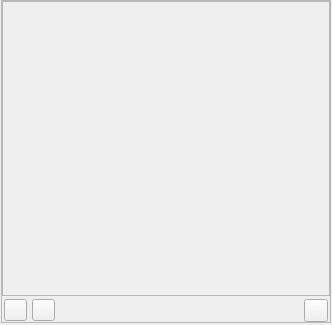
<?xml version="1.0" encoding="UTF-8"?>
<ui version="4.0">
 <class>CountdownTimer</class>
 <widget class="QWidget" name="CountdownTimer">
  <property name="geometry">
   <rect>
    <x>0</x>
    <y>0</y>
    <width>332</width>
    <height>325</height>
   </rect>
  </property>
  <layout class="QVBoxLayout" name="verticalLayout_2" stretch="0">
   <property name="spacing">
    <number>0</number>
   </property>
   <property name="leftMargin">
    <number>0</number>
   </property>
   <property name="topMargin">
    <number>0</number>
   </property>
   <property name="rightMargin">
    <number>0</number>
   </property>
   <property name="bottomMargin">
    <number>0</number>
   </property>
   <item>
    <widget class="QWidget" name="mainWidget" native="true">
     <layout class="QVBoxLayout" name="verticalLayout">
      <property name="spacing">
       <number>0</number>
      </property>
      <property name="leftMargin">
       <number>1</number>
      </property>
      <property name="topMargin">
       <number>0</number>
      </property>
      <property name="rightMargin">
       <number>1</number>
      </property>
      <property name="bottomMargin">
       <number>2</number>
      </property>
      <item>
       <widget class="QFrame" name="frame">
        <property name="frameShape">
         <enum>QFrame::StyledPanel</enum>
        </property>
        <property name="frameShadow">
         <enum>QFrame::Sunken</enum>
        </property>
        <layout class="QVBoxLayout" name="verticalLayout_4">
         <property name="spacing">
          <number>0</number>
         </property>
         <property name="leftMargin">
          <number>0</number>
         </property>
         <property name="topMargin">
          <number>0</number>
         </property>
         <property name="rightMargin">
          <number>0</number>
         </property>
         <property name="bottomMargin">
          <number>0</number>
         </property>
         <item>
          <widget class="QWidget" name="stackedMixerArea" native="true">
           <layout class="QVBoxLayout" name="verticalLayout_5">
            <property name="leftMargin">
             <number>0</number>
            </property>
            <property name="topMargin">
             <number>0</number>
            </property>
            <property name="rightMargin">
             <number>0</number>
            </property>
            <property name="bottomMargin">
             <number>1</number>
            </property>
            <item>
             <widget class="QScrollArea" name="scrollArea">
              <property name="widgetResizable">
               <bool>true</bool>
              </property>
              <widget class="QWidget" name="scrollAreaWidgetContents">
               <property name="geometry">
                <rect>
                 <x>0</x>
                 <y>0</y>
                 <width>326</width>
                 <height>289</height>
                </rect>
               </property>
               <layout class="QVBoxLayout" name="verticalLayout_6">
                <property name="leftMargin">
                 <number>0</number>
                </property>
                <property name="topMargin">
                 <number>0</number>
                </property>
                <property name="rightMargin">
                 <number>0</number>
                </property>
                <property name="bottomMargin">
                 <number>0</number>
                </property>
                <item>
                 <layout class="QVBoxLayout" name="scrollVerticalLayout" stretch="0,1">
                  <property name="spacing">
                   <number>0</number>
                  </property>
                  <property name="sizeConstraint">
                   <enum>QLayout::SetDefaultConstraint</enum>
                  </property>
                  <item>
                   <layout class="QVBoxLayout" name="timerMainLayout">
                    <property name="spacing">
                     <number>2</number>
                    </property>
                   </layout>
                  </item>
                  <item>
                   <spacer name="verticalSpacer">
                    <property name="orientation">
                     <enum>Qt::Vertical</enum>
                    </property>
                    <property name="sizeType">
                     <enum>QSizePolicy::MinimumExpanding</enum>
                    </property>
                    <property name="sizeHint" stdset="0">
                     <size>
                      <width>20</width>
                      <height>40</height>
                     </size>
                    </property>
                   </spacer>
                  </item>
                 </layout>
                </item>
               </layout>
              </widget>
             </widget>
            </item>
           </layout>
          </widget>
         </item>
         <item>
          <widget class="QWidget" name="buttonsWidget" native="true">
           <layout class="QVBoxLayout" name="verticalLayout_3">
            <property name="spacing">
             <number>0</number>
            </property>
            <property name="leftMargin">
             <number>0</number>
            </property>
            <property name="topMargin">
             <number>0</number>
            </property>
            <property name="rightMargin">
             <number>0</number>
            </property>
            <property name="bottomMargin">
             <number>0</number>
            </property>
            <item>
             <layout class="QHBoxLayout" name="buttonLayout">
              <property name="leftMargin">
               <number>2</number>
              </property>
              <property name="topMargin">
               <number>2</number>
              </property>
              <property name="rightMargin">
               <number>2</number>
              </property>
              <property name="bottomMargin">
               <number>0</number>
              </property>
              <item>
               <widget class="QToolButton" name="stopAllButton">
                <property name="text">
                 <string/>
                </property>
                <property name="iconSize">
                 <size>
                  <width>15</width>
                  <height>15</height>
                 </size>
                </property>
               </widget>
              </item>
              <item>
               <spacer name="horizontalSpacer_2">
                <property name="orientation">
                 <enum>Qt::Horizontal</enum>
                </property>
                <property name="sizeType">
                 <enum>QSizePolicy::Fixed</enum>
                </property>
                <property name="sizeHint" stdset="0">
                 <size>
                  <width>5</width>
                  <height>20</height>
                 </size>
                </property>
               </spacer>
              </item>
              <item>
               <widget class="QToolButton" name="playAllButton">
                <property name="text">
                 <string/>
                </property>
                <property name="iconSize">
                 <size>
                  <width>15</width>
                  <height>15</height>
                 </size>
                </property>
               </widget>
              </item>
              <item>
               <spacer name="horizontalSpacer">
                <property name="orientation">
                 <enum>Qt::Horizontal</enum>
                </property>
                <property name="sizeHint" stdset="0">
                 <size>
                  <width>40</width>
                  <height>20</height>
                 </size>
                </property>
               </spacer>
              </item>
              <item>
               <widget class="QToolButton" name="addTimerButton">
                <property name="minimumSize">
                 <size>
                  <width>0</width>
                  <height>0</height>
                 </size>
                </property>
                <property name="text">
                 <string/>
                </property>
                <property name="iconSize">
                 <size>
                  <width>16</width>
                  <height>16</height>
                 </size>
                </property>
               </widget>
              </item>
             </layout>
            </item>
           </layout>
          </widget>
         </item>
        </layout>
       </widget>
      </item>
     </layout>
    </widget>
   </item>
  </layout>
 </widget>
 <resources/>
 <connections/>
</ui>
